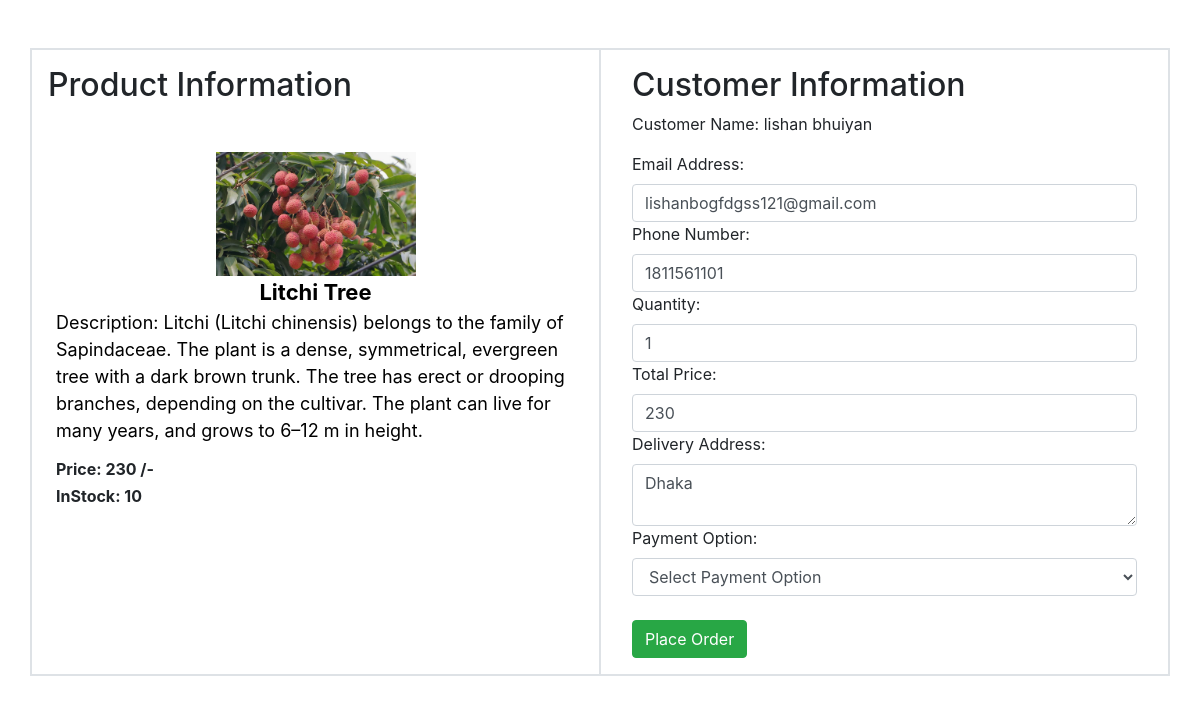
/OrderNow.php?id=4 (signed in), run on the app's committed database.
### tables this page shows
CREATE TABLE `products` (
  `id` int(11) UNSIGNED NOT NULL,
  `user_id` int(11) DEFAULT NULL,
  `name` varchar(100) NOT NULL,
  `description` text NOT NULL,
  `price` int(11) NOT NULL,
  `image` varchar(255) NOT NULL,
  `category` enum('Fruit','Outdoor','Indoor','Flower','Seedling','Seeds','Vegetables','Organic Fertilizer','Chemical Fertilizer') NOT NULL,
  `quantity` int(11) NOT NULL,
  `created_at` timestamp NOT NULL DEFAULT current_timestamp(),
  `product_status` varchar(20) NOT NULL DEFAULT 'pending'
);

CREATE TABLE `users` (
  `ID` int(11) NOT NULL,
  `Date` timestamp NOT NULL DEFAULT current_timestamp(),
  `FirstName` varchar(50) NOT NULL,
  `LastName` varchar(50) NOT NULL,
  `EmailAddress` varchar(255) NOT NULL,
  `PhoneNumber` varchar(20) NOT NULL,
  `Gender` text NOT NULL,
  `AccountType` text NOT NULL,
  `Password` varchar(255) NOT NULL,
  `UserAddress` varchar(255) NOT NULL,
  `account_status` varchar(20) NOT NULL DEFAULT 'pending'
);

### OrderNow.php (the view, shortened to what this page needs)
<?php
require_once("connect.php");
$productId = $_GET['id'];
$userId = $_SESSION['ID'];
$sql = "SELECT * FROM users WHERE ID = '$userId'";
$result = mysqli_query($conn, $sql);
if (mysqli_num_rows($result) > 0) {
    $user = mysqli_fetch_assoc($result);
}
$sql = "SELECT * FROM products WHERE ID = '$productId'";
$result = mysqli_query($conn, $sql);
if (mysqli_num_rows($result) > 0) {
    $product = mysqli_fetch_assoc($result);
}
?>
<!DOCTYPE html>
<html lang="en">
<head>
    <link rel="stylesheet" href="CSS/myAccount.css">
    <link rel="stylesheet" href="https://cdn.jsdelivr.net/npm/bootstrap@4.3.1/dist/css/bootstrap.min.css"
>
</head>
<body>
    <div class="container">
        <div class="row border mt-5 mb-5">
            <div class="col-lg-6 border p-3">
                <h2 class='mx=auto'>Product Information</h2>
                <?php
                $product_img = 'Uploads/Products/' . $product['image'];
                echo "<div class='row  mt-5'>";
                echo "<img class='img-fluid  mx-auto'   src='" . $product_img . "' alt='" . $user['FirstName'] . "' width='200' height='200'>";
                echo "</div>";
                echo "<div class='row'>";
                echo "<p class='mx-auto m-0' style='color:black; font-weight:bold; font-size:22px'>" . $product['name'] .  "</p>";
                echo "</div>";
                echo "<div class='row m-0'>";
                echo "<p class='mx-2' style='color:black; font-weight:light; font-size:18px'>" . 'Description: ' . $product['description'] . "</p>";
                echo "</div>";
                echo "<div class='row  mx-2'>";
                echo "<h2 style='font-weight:bold; font-size:16px'>" . 'Price: ' . $product['price'] . " /-" . "</h2>";
                echo "</div>";
                echo "<div class='row  mx-2'>";
                if ($product['quantity'] > 0) {
                    echo "<h2 style='font-weight:bold; font-size:16px'>" . 'InStock: ' . $product['quantity'] . "</h2>";
                } else {
                    echo "<h2 style='font-weight:bold; font-size:16px; color:red'>" . 'Out of Stock: ' . $product['quantity'] . "</h2>";
                }
                echo "</div>";
                ?>
            </div>
            <div class="col-lg-6 border ">
                <form class="m-3" method="post">
                    <h2 class='mx=auto'>Customer Information</h2>
                    <p>Customer Name:
                        <?php echo $user['FirstName'] . " " . $user['LastName']; ?>
                    </p>
                    <div>
                        <label>Email Address:</label>
                        <input class="form-control" name="email_address" type="email" value="<?php echo $user['EmailAddress']; ?>"></input>
                    </div>
                    <div>
                        <label>Phone Number:</label>
                        <input class="form-control" name="phone_number" type="tel" value="<?php echo $user['PhoneNumber']; ?>"></input>
                    </div>
                    <div>
                        <label>Quantity:</label>
                        <input class="form-control" type="number" name="quantity" value="1" min="1" max="100">
                    </div>
                    <div>
                        <label>Total Price:</label>
                        <input class="form-control"  type="number" name="total_price" value="<?php echo $product['price']; ?>"
                            min="1" max="100000">
                    </div>
                    <div>
                        <label>Delivery Address:</label>
                        <textarea class="form-control" name="delivery_address" value=""><?php echo $user['UserAddress']; ?></textarea>
                    </div>
                    <div>
                        <label>Payment Option:</label>
                        <select class="form-control" name="payment_option">
                            <option value="">Select Payment Option</option>
                        </select><br>
                    </div>
                    <div>
                        <input class="btn btn-success" type="submit" name="submit" value="Place Order">
                    </div>
                </form>
            </div>
        </div>
    </div>
</body>
</html>

### data on the page
products: image (picture), name "Litchi Tree", description "Litchi (Litchi chinensis) belongs to the family of Sapindaceae. The plant is a dense, symmetrical, evergreen tree with a dark brown trunk. The tree has erect or drooping branches, depending on the cultivar. The plant can live for many years, and grows to 6–12 m in height.", price "230", quantity "10", total_price "230"
users: FirstName "lishan", LastName "bhuiyan", email_address "lishanbogfdgss121@gmail.com", phone_number "1811561101", delivery_address "Dhaka"
